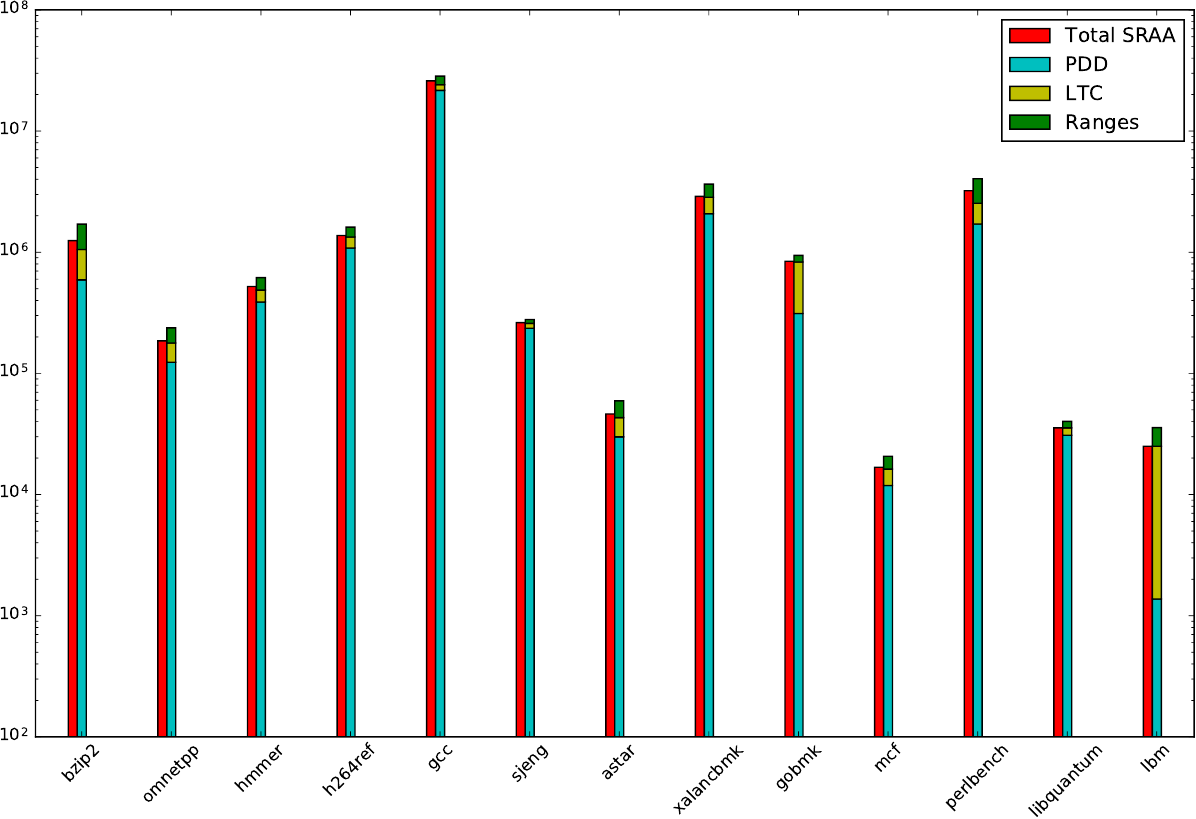

Python code for this plot:
#!/usr/bin/env python
# a stacked bar plot with errorbars
import numpy as np
import matplotlib.pyplot as plt
import os
from pylab import *
from matplotlib.backends.backend_pdf import PdfPages
import subprocess

plt.yscale('log')
plt.ylim([100,100000000])
N = 13

evalsraa=csv2rec('../report.evalsraaSpec.csv', delimiter=',')
evalbasic=csv2rec('../report.evalbasicSpec.csv', delimiter=',')

pairs=evalsraa["total"]
totalSraa = evalsraa["noalias"]
Combine = evalsraa["noaliastest1"]
LTC = evalsraa["noaliastest2"]
PDD = evalsraa["noaliastest3"]
#basic = evalbasic["noalias"]

#Test1 => Local trees in the dependence graph  => Combine
#Test2 => Les than relationships  => LTC
#Test3 => Different allocation sites => PDD

plt.margins(0.03)
width = 0.1      # the width of the bars: can also be len(x) sequence
ind = np.arange(N)  # the x locations for the groups

p0 = plt.bar(ind, totalSraa, width, color='r')
p1 = plt.bar(ind+width, PDD, width, color='c')
p2 = plt.bar(ind+width, LTC, width, color='y',bottom=PDD)
p3 = plt.bar(ind+width, Combine, width, color='g', bottom=[i+j for i,j in zip(PDD,LTC)])
#p4 = plt.bar(ind+width+width, basic, width, color='b')


plt.xticks(ind+ width + width/2, ('bzip2','omnetpp','hmmer','h264ref','gcc','sjeng','astar','xalancbmk','gobmk','mcf','perlbench','libquantum', 'lbm'), rotation=45)
plt.legend((p0[0], p1[0], p2[0], p3[0]), ('Total SRAA', 'PDD', 'LTC', 'Ranges'))

#figure = plt.gcf()	
#figure.set_size_inches(15, 8)
#plt.savefig('spec3testsSraa.pdf', dpi=300)
#os.system('pdfcrop "spec3testsSraa.pdf" spec3testsSraa.pdf')
plt.show()

